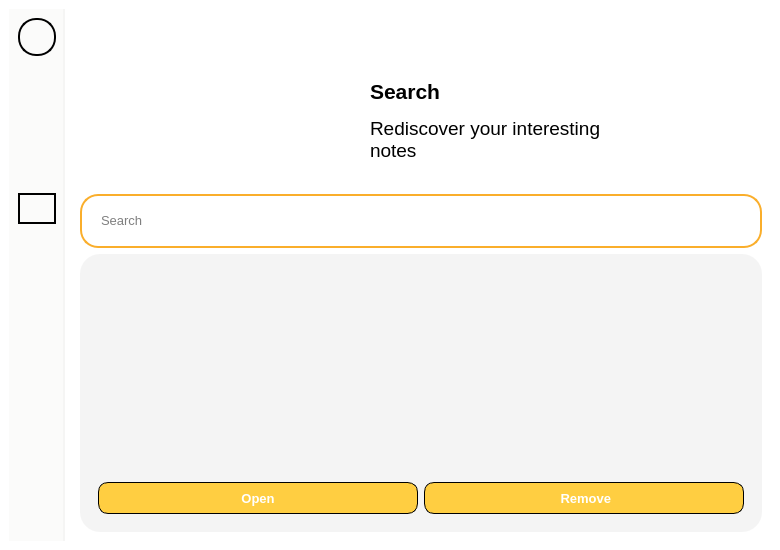
<?xml version="1.0" encoding="UTF-8"?>
<ui version="4.0">
 <class>MainWindow</class>
 <widget class="QMainWindow" name="MainWindow">
  <property name="geometry">
   <rect>
    <x>0</x>
    <y>0</y>
    <width>780</width>
    <height>550</height>
   </rect>
  </property>
  <property name="minimumSize">
   <size>
    <width>780</width>
    <height>550</height>
   </size>
  </property>
  <property name="windowTitle">
   <string>MainWindow</string>
  </property>
  <property name="styleSheet">
   <string notr="true">padding: 0px;
border: 0px;
background-color: white;</string>
  </property>
  <widget class="QWidget" name="centralwidget">
   <layout class="QHBoxLayout" name="horizontalLayout">
    <item>
     <widget class="QWidget" name="widget" native="true">
      <property name="styleSheet">
       <string notr="true">max-width: 54px;
background-color: #FBFBFA;
border-right: 2px solid #F5F5F4;
padding: 0px;
margin: 0px;</string>
      </property>
      <layout class="QVBoxLayout" name="verticalLayout_2">
       <item>
        <widget class="QLabel" name="label">
         <property name="font">
          <font>
           <pointsize>10</pointsize>
           <bold>true</bold>
          </font>
         </property>
         <property name="styleSheet">
          <string notr="true">min-height: 34px;
max-height: 34px;
min-width: 34px;
max-width: 34px;
border: 2px solid black;
border-radius: 18px;</string>
         </property>
         <property name="text">
          <string/>
         </property>
         <property name="pixmap">
          <pixmap>../Image/icon.png</pixmap>
         </property>
         <property name="scaledContents">
          <bool>true</bool>
         </property>
         <property name="alignment">
          <set>Qt::AlignCenter</set>
         </property>
        </widget>
       </item>
       <item>
        <widget class="QLabel" name="label_5">
         <property name="styleSheet">
          <string notr="true">border: 0px;</string>
         </property>
         <property name="text">
          <string/>
         </property>
        </widget>
       </item>
       <item>
        <widget class="QLabel" name="label_2">
         <property name="font">
          <font>
           <pointsize>10</pointsize>
           <bold>true</bold>
          </font>
         </property>
         <property name="styleSheet">
          <string notr="true">QLabel{
	max-height: 22px;
	border: 2px solid #FBFBFA;
	padding: 6px;
	border-radius: 18px;
}

QLabel:hover{
	max-height: 22px;
	border: 2px solid gray;
	padding: 6px;
	border-radius: 18px;
}</string>
         </property>
         <property name="text">
          <string/>
         </property>
         <property name="pixmap">
          <pixmap>../Image/home_d.png</pixmap>
         </property>
         <property name="scaledContents">
          <bool>true</bool>
         </property>
         <property name="alignment">
          <set>Qt::AlignCenter</set>
         </property>
        </widget>
       </item>
       <item>
        <widget class="QLabel" name="label_9">
         <property name="font">
          <font>
           <pointsize>10</pointsize>
           <bold>true</bold>
          </font>
         </property>
         <property name="styleSheet">
          <string notr="true">QLabel{
	max-height: 22px;
	border: 2px solid #FBFBFA;
	padding: 6px;
	border-radius: 18px;
}

QLabel:hover{
	max-height: 22px;
	border: 2px solid gray;
	padding: 6px;
	border-radius: 18px;
}</string>
         </property>
         <property name="text">
          <string/>
         </property>
         <property name="pixmap">
          <pixmap>../Image/notes_d.png</pixmap>
         </property>
         <property name="scaledContents">
          <bool>true</bool>
         </property>
         <property name="alignment">
          <set>Qt::AlignCenter</set>
         </property>
        </widget>
       </item>
       <item>
        <widget class="QLabel" name="label_4">
         <property name="font">
          <font>
           <pointsize>10</pointsize>
           <bold>true</bold>
          </font>
         </property>
         <property name="styleSheet">
          <string notr="true">QLabel{
	max-height: 22px;
	border: 2px solid #FBFBFA;
	padding: 6px;
	border-radius: 18px;
}

QLabel:hover{
	max-height: 22px;
	border: 2px solid gray;
	padding: 6px;
	border-radius: 18px;
}</string>
         </property>
         <property name="text">
          <string/>
         </property>
         <property name="pixmap">
          <pixmap>../Image/chat_d.png</pixmap>
         </property>
         <property name="scaledContents">
          <bool>true</bool>
         </property>
         <property name="alignment">
          <set>Qt::AlignCenter</set>
         </property>
        </widget>
       </item>
       <item>
        <widget class="QLabel" name="label_7">
         <property name="font">
          <font>
           <pointsize>10</pointsize>
           <bold>true</bold>
          </font>
         </property>
         <property name="styleSheet">
          <string notr="true">max-height: 22px;
border: 2px solid black;
padding: 6px;
border-radius: 18px;</string>
         </property>
         <property name="text">
          <string/>
         </property>
         <property name="pixmap">
          <pixmap>../Image/search_a.png</pixmap>
         </property>
         <property name="scaledContents">
          <bool>true</bool>
         </property>
         <property name="alignment">
          <set>Qt::AlignCenter</set>
         </property>
        </widget>
       </item>
       <item>
        <spacer name="verticalSpacer">
         <property name="orientation">
          <enum>Qt::Vertical</enum>
         </property>
         <property name="sizeHint" stdset="0">
          <size>
           <width>20</width>
           <height>40</height>
          </size>
         </property>
        </spacer>
       </item>
       <item>
        <widget class="QLabel" name="label_6">
         <property name="font">
          <font>
           <pointsize>10</pointsize>
           <bold>true</bold>
          </font>
         </property>
         <property name="styleSheet">
          <string notr="true">QLabel{
	max-height: 22px;
	border: 2px solid #FBFBFA;
	padding: 6px;
	border-radius: 18px;
}

QLabel:hover{
	max-height: 22px;
	border: 2px solid gray;
	padding: 6px;
	border-radius: 18px;
}</string>
         </property>
         <property name="text">
          <string/>
         </property>
         <property name="pixmap">
          <pixmap>../Image/about_b.png</pixmap>
         </property>
         <property name="scaledContents">
          <bool>true</bool>
         </property>
         <property name="alignment">
          <set>Qt::AlignCenter</set>
         </property>
        </widget>
       </item>
       <item>
        <widget class="QLabel" name="label_8">
         <property name="font">
          <font>
           <pointsize>10</pointsize>
           <bold>true</bold>
          </font>
         </property>
         <property name="styleSheet">
          <string notr="true">QLabel{
	max-height: 22px;
	border: 2px solid #FBFBFA;
	padding: 6px;
	border-radius: 18px;
}

QLabel:hover{
	max-height: 22px;
	border: 2px solid gray;
	padding: 6px;
	border-radius: 18px;
}</string>
         </property>
         <property name="text">
          <string/>
         </property>
         <property name="pixmap">
          <pixmap>../Image/log_out.png</pixmap>
         </property>
         <property name="scaledContents">
          <bool>true</bool>
         </property>
         <property name="alignment">
          <set>Qt::AlignCenter</set>
         </property>
        </widget>
       </item>
      </layout>
     </widget>
    </item>
    <item>
     <widget class="QWidget" name="widget_2" native="true">
      <property name="styleSheet">
       <string notr="true"/>
      </property>
      <layout class="QVBoxLayout" name="verticalLayout">
       <item>
        <widget class="QWidget" name="widget_6" native="true">
         <property name="styleSheet">
          <string notr="true">margin-top: 20px;
min-height: 150px;
max-height: 150px;</string>
         </property>
         <layout class="QHBoxLayout" name="horizontalLayout_4">
          <item>
           <spacer name="horizontalSpacer">
            <property name="orientation">
             <enum>Qt::Horizontal</enum>
            </property>
            <property name="sizeHint" stdset="0">
             <size>
              <width>40</width>
              <height>20</height>
             </size>
            </property>
           </spacer>
          </item>
          <item>
           <widget class="QLabel" name="label_10">
            <property name="styleSheet">
             <string notr="true">max-width: 140px;
min-width: 140px;
max-height: 120px;
min-height: 120px;</string>
            </property>
            <property name="text">
             <string/>
            </property>
            <property name="pixmap">
             <pixmap>../Image/search.png</pixmap>
            </property>
            <property name="scaledContents">
             <bool>true</bool>
            </property>
           </widget>
          </item>
          <item>
           <widget class="QWidget" name="widget_7" native="true">
            <property name="styleSheet">
             <string notr="true">max-height: 120px;
min-height: 120px;
border: 0px;</string>
            </property>
            <layout class="QVBoxLayout" name="verticalLayout_3">
             <item>
              <widget class="QTextBrowser" name="textBrowser">
               <property name="styleSheet">
                <string notr="true">min-width: 250px;</string>
               </property>
               <property name="html">
                <string>&lt;!DOCTYPE HTML PUBLIC &quot;-//W3C//DTD HTML 4.0//EN&quot; &quot;http://www.w3.org/TR/REC-html40/strict.dtd&quot;&gt;
&lt;html&gt;&lt;head&gt;&lt;meta name=&quot;qrichtext&quot; content=&quot;1&quot; /&gt;&lt;meta charset=&quot;utf-8&quot; /&gt;&lt;style type=&quot;text/css&quot;&gt;
p, li { white-space: pre-wrap; }
hr { height: 1px; border-width: 0; }
li.unchecked::marker { content: &quot;\2610&quot;; }
li.checked::marker { content: &quot;\2612&quot;; }
&lt;/style&gt;&lt;/head&gt;&lt;body style=&quot; font-family:'Sans Serif'; font-size:9pt; font-weight:400; font-style:normal;&quot;&gt;
&lt;p style=&quot;-qt-paragraph-type:empty; margin-top:0px; margin-bottom:0px; margin-left:0px; margin-right:0px; -qt-block-indent:0; text-indent:0px; font-family:'Segoe UI '; font-size:8.25pt;&quot;&gt;&lt;br /&gt;&lt;/p&gt;
&lt;p style=&quot; margin-top:0px; margin-bottom:0px; margin-left:0px; margin-right:0px; -qt-block-indent:0; text-indent:0px;&quot;&gt;&lt;span style=&quot; font-family:'Segoe UI '; font-size:16pt; font-weight:600;&quot;&gt;Search&lt;/span&gt;&lt;/p&gt;
&lt;p style=&quot;-qt-paragraph-type:empty; margin-top:0px; margin-bottom:0px; margin-left:0px; margin-right:0px; -qt-block-indent:0; text-indent:0px; font-family:'Segoe UI '; font-size:8pt; font-weight:600;&quot;&gt;&lt;br /&gt;&lt;/p&gt;
&lt;p style=&quot; margin-top:0px; margin-bottom:0px; margin-left:0px; margin-right:0px; -qt-block-indent:0; text-indent:0px;&quot;&gt;&lt;span style=&quot; font-family:'Segoe UI '; font-size:14pt;&quot;&gt;Rediscover your interesting notes&lt;/span&gt;&lt;/p&gt;&lt;/body&gt;&lt;/html&gt;</string>
               </property>
              </widget>
             </item>
            </layout>
           </widget>
          </item>
          <item>
           <spacer name="horizontalSpacer_2">
            <property name="orientation">
             <enum>Qt::Horizontal</enum>
            </property>
            <property name="sizeHint" stdset="0">
             <size>
              <width>40</width>
              <height>20</height>
             </size>
            </property>
           </spacer>
          </item>
         </layout>
        </widget>
       </item>
       <item>
        <widget class="QWidget" name="widget_5" native="true">
         <property name="styleSheet">
          <string notr="true">QWidget{
	background-color: white;
	border: 2px solid #faae2b;
	max-height: 50px;
	min-height: 50px;
	border-radius: 18px;
	margin: 0px;
}

QWidget:hover{
	background-color: white;
	border: 3px solid #faae2b;
	max-height: 50px;
	min-height: 50px;
	border-radius: 18px;
	margin: 0px;
}

QWidget:pressed{
	background-color: rgb(235, 235, 235);
	border: 3px solid #faae2b;
	max-height: 50px;
	min-height: 50px;
	border-radius: 18px;
	margin: 0px;
}</string>
         </property>
         <layout class="QHBoxLayout" name="horizontalLayout_2">
          <item>
           <widget class="QLineEdit" name="lineEdit">
            <property name="font">
             <font>
              <pointsize>10</pointsize>
             </font>
            </property>
            <property name="styleSheet">
             <string notr="true">max-height: 35px;
min-height: 35px;
border: 0px;
padding-left: 10px</string>
            </property>
            <property name="placeholderText">
             <string>Search</string>
            </property>
           </widget>
          </item>
          <item>
           <widget class="QPushButton" name="pushButton_2">
            <property name="styleSheet">
             <string notr="true">QPushButton{
	background-color: white;
	border: 2px solid transparent;
	max-height: 35px;
	min-height: 35px;
	max-width: 35px;
	min-width: 35px;
	border-radius: 18px;
	margin: 0px;
	padding: 0px;
}

QPushButton:hover{
	background-color: rgb(235, 235, 235);
	border: 3px solid transparent;
	max-height: 35px;
	min-height: 35px;
	max-width: 35px;
	min-width: 35px;
	border-radius: 18px;
	margin: 0px; 
	padding: 0px;
}

QPushButton:pressed{
	background-color: rgb(235, 235, 235);
	border: 4px solid transparent;
	max-height: 35px;
	min-height: 35px;
	max-width: 35px;
	min-width: 35px;
	border-radius: 18px;
	margin: 0px; 
	padding: 0px;
}</string>
            </property>
            <property name="text">
             <string/>
            </property>
            <property name="icon">
             <iconset>
              <normaloff>../Image/search_d.png</normaloff>../Image/search_d.png</iconset>
            </property>
            <property name="iconSize">
             <size>
              <width>24</width>
              <height>24</height>
             </size>
            </property>
           </widget>
          </item>
         </layout>
        </widget>
       </item>
       <item>
        <widget class="QWidget" name="widget_3" native="true">
         <property name="styleSheet">
          <string notr="true">border-radius: 20px;
background-color: #F4F4F4;</string>
         </property>
         <layout class="QVBoxLayout" name="verticalLayout_4">
          <item>
           <widget class="QListWidget" name="listWidget_2">
            <property name="font">
             <font>
              <pointsize>13</pointsize>
             </font>
            </property>
            <property name="styleSheet">
             <string notr="true">QListWidget{
	border: 0px;
	margin-top: 0px;
}

QListWidget::item {
	background-color: white;
	height: 60px;
	margin: 5px;
	margin-bottom: 10px;
	border-radius: 15px;
	padding-left: 15px;
	padding-right: 15px;
}

QListWidget::item::hover{
	background-color: rgb(250, 250, 250);
	color: black;
	height: 60px;
	margin: 5px;
	margin-bottom: 10px;
	border-radius: 15px;
	padding-left: 15px;
	padding-right: 15px;
}

QListWidget::item::selected{
	background-color: rgb(250, 250, 250);
	color: black;
	height: 60px;
	margin: 5px;
	margin-bottom: 10px;
	border-radius: 15px;
	padding-left: 15px;
	padding-right: 15px;
	border: 2px solid gray;
}</string>
            </property>
            <property name="verticalScrollBarPolicy">
             <enum>Qt::ScrollBarAlwaysOff</enum>
            </property>
            <property name="horizontalScrollBarPolicy">
             <enum>Qt::ScrollBarAlwaysOff</enum>
            </property>
           </widget>
          </item>
          <item>
           <widget class="QWidget" name="widget_4" native="true">
            <layout class="QHBoxLayout" name="horizontalLayout_3">
             <item>
              <widget class="QPushButton" name="pushButton_4">
               <property name="font">
                <font>
                 <family>Segoe UI</family>
                 <pointsize>10</pointsize>
                 <bold>true</bold>
                </font>
               </property>
               <property name="styleSheet">
                <string notr="true">QPushButton{
	border: 1px solid black;
	height: 30px;
	border-radius: 10px;
	background-color: #FFCE41;
	color: white;
}

QPushButton::hover{
	border: 2px solid black;
	height: 30px;
	border-radius: 10px;
	background-color: #FFCE41;
}

QPushButton::pressed{
	border: 2px solid black;
	height: 30px;
	border-radius: 10px;
	background-color: rgb(234, 188, 59);
}</string>
               </property>
               <property name="text">
                <string>Open</string>
               </property>
               <property name="icon">
                <iconset>
                 <normaloff>../Image/all_note_view.png</normaloff>../Image/all_note_view.png</iconset>
               </property>
               <property name="iconSize">
                <size>
                 <width>16</width>
                 <height>16</height>
                </size>
               </property>
              </widget>
             </item>
             <item>
              <widget class="QPushButton" name="pushButton">
               <property name="font">
                <font>
                 <family>Segoe UI</family>
                 <pointsize>10</pointsize>
                 <bold>true</bold>
                </font>
               </property>
               <property name="styleSheet">
                <string notr="true">QPushButton{
	border: 1px solid black;
	height: 30px;
	border-radius: 10px;
	background-color: #FFCE41;
	color: white;
}

QPushButton::hover{
	border: 2px solid black;
	height: 30px;
	border-radius: 10px;
	background-color: #FFCE41;
}

QPushButton::pressed{
	border: 2px solid black;
	height: 30px;
	border-radius: 10px;
	background-color: rgb(234, 188, 59);
}</string>
               </property>
               <property name="text">
                <string> Remove</string>
               </property>
               <property name="icon">
                <iconset>
                 <normaloff>../Image/remove.png</normaloff>../Image/remove.png</iconset>
               </property>
               <property name="iconSize">
                <size>
                 <width>16</width>
                 <height>16</height>
                </size>
               </property>
              </widget>
             </item>
            </layout>
           </widget>
          </item>
         </layout>
        </widget>
       </item>
      </layout>
     </widget>
    </item>
   </layout>
  </widget>
 </widget>
 <resources/>
 <connections/>
</ui>
